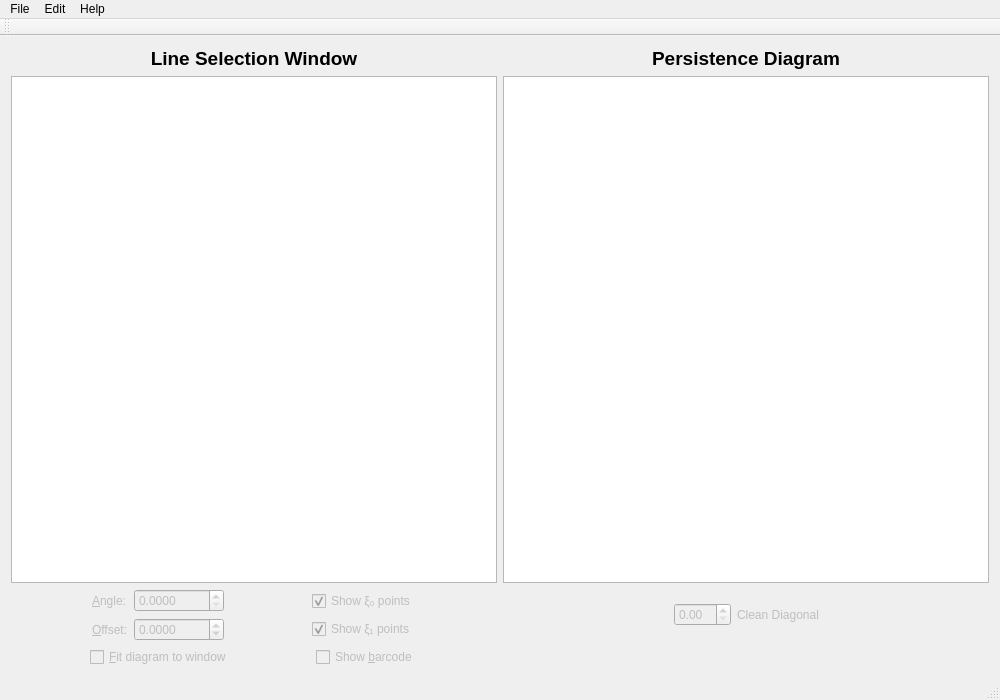
<?xml version="1.0" encoding="UTF-8"?>
<ui version="4.0">
 <class>VisualizationWindow</class>
 <widget class="QMainWindow" name="VisualizationWindow">
  <property name="geometry">
   <rect>
    <x>0</x>
    <y>0</y>
    <width>1000</width>
    <height>700</height>
   </rect>
  </property>
  <property name="windowTitle">
   <string>RIVET</string>
  </property>
  <widget class="QWidget" name="centralWidget">
   <layout class="QGridLayout" name="gridLayout_3">
    <item row="0" column="0">
     <layout class="QGridLayout" name="gridLayout_2">
      <item row="1" column="1">
       <widget class="QGraphicsView" name="pdView"/>
      </item>
      <item row="0" column="1">
       <widget class="QLabel" name="pdLabel">
        <property name="minimumSize">
         <size>
          <width>0</width>
          <height>0</height>
         </size>
        </property>
        <property name="font">
         <font>
          <pointsize>14</pointsize>
          <weight>75</weight>
          <bold>true</bold>
         </font>
        </property>
        <property name="text">
         <string>Persistence Diagram</string>
        </property>
        <property name="alignment">
         <set>Qt::AlignCenter</set>
        </property>
       </widget>
      </item>
      <item row="3" column="0">
       <layout class="QHBoxLayout" name="horizontalLayout_checkboxes">
        <item>
         <spacer name="horizontalSpacer_6">
          <property name="orientation">
           <enum>Qt::Horizontal</enum>
          </property>
          <property name="sizeHint" stdset="0">
           <size>
            <width>40</width>
            <height>20</height>
           </size>
          </property>
         </spacer>
        </item>
        <item>
         <widget class="QCheckBox" name="normCoordCheckBox">
          <property name="enabled">
           <bool>false</bool>
          </property>
          <property name="text">
           <string>&amp;Fit diagram to window</string>
          </property>
         </widget>
        </item>
        <item>
         <spacer name="horizontalSpacer_8">
          <property name="orientation">
           <enum>Qt::Horizontal</enum>
          </property>
          <property name="sizeHint" stdset="0">
           <size>
            <width>40</width>
            <height>20</height>
           </size>
          </property>
         </spacer>
        </item>
        <item>
         <widget class="QCheckBox" name="barcodeCheckBox">
          <property name="enabled">
           <bool>false</bool>
          </property>
          <property name="text">
           <string>Show &amp;barcode</string>
          </property>
         </widget>
        </item>
        <item>
         <spacer name="horizontalSpacer_7">
          <property name="orientation">
           <enum>Qt::Horizontal</enum>
          </property>
          <property name="sizeHint" stdset="0">
           <size>
            <width>40</width>
            <height>20</height>
           </size>
          </property>
         </spacer>
        </item>
       </layout>
      </item>
      <item row="0" column="0">
       <widget class="QLabel" name="sliceLabel">
        <property name="minimumSize">
         <size>
          <width>0</width>
          <height>0</height>
         </size>
        </property>
        <property name="font">
         <font>
          <pointsize>14</pointsize>
          <weight>75</weight>
          <bold>true</bold>
         </font>
        </property>
        <property name="text">
         <string>Line Selection Window</string>
        </property>
        <property name="alignment">
         <set>Qt::AlignCenter</set>
        </property>
       </widget>
      </item>
      <item row="1" column="0">
       <widget class="QGraphicsView" name="sliceView">
        <property name="verticalScrollBarPolicy">
         <enum>Qt::ScrollBarAsNeeded</enum>
        </property>
        <property name="horizontalScrollBarPolicy">
         <enum>Qt::ScrollBarAsNeeded</enum>
        </property>
       </widget>
      </item>
      <item row="2" column="0">
       <layout class="QHBoxLayout" name="horizontalLayout_2">
        <item>
         <spacer name="horizontalSpacer_2">
          <property name="orientation">
           <enum>Qt::Horizontal</enum>
          </property>
          <property name="sizeHint" stdset="0">
           <size>
            <width>40</width>
            <height>20</height>
           </size>
          </property>
         </spacer>
        </item>
        <item>
         <layout class="QGridLayout" name="gridLayout">
          <item row="1" column="2">
           <widget class="QDoubleSpinBox" name="offsetSpinBox">
            <property name="enabled">
             <bool>false</bool>
            </property>
            <property name="minimumSize">
             <size>
              <width>90</width>
              <height>0</height>
             </size>
            </property>
            <property name="decimals">
             <number>4</number>
            </property>
            <property name="minimum">
             <double>-1000.000000000000000</double>
            </property>
            <property name="maximum">
             <double>1000.000000000000000</double>
            </property>
            <property name="singleStep">
             <double>0.100000000000000</double>
            </property>
           </widget>
          </item>
          <item row="1" column="1">
           <widget class="QLabel" name="offsetLabel">
            <property name="enabled">
             <bool>false</bool>
            </property>
            <property name="text">
             <string>&amp;Offset:</string>
            </property>
            <property name="buddy">
             <cstring>offsetSpinBox</cstring>
            </property>
           </widget>
          </item>
          <item row="0" column="1">
           <widget class="QLabel" name="angleLabel">
            <property name="enabled">
             <bool>false</bool>
            </property>
            <property name="text">
             <string>&amp;Angle:</string>
            </property>
            <property name="buddy">
             <cstring>angleDoubleSpinBox</cstring>
            </property>
           </widget>
          </item>
          <item row="0" column="2">
           <widget class="QDoubleSpinBox" name="angleDoubleSpinBox">
            <property name="enabled">
             <bool>false</bool>
            </property>
            <property name="minimumSize">
             <size>
              <width>90</width>
              <height>0</height>
             </size>
            </property>
            <property name="decimals">
             <number>4</number>
            </property>
            <property name="maximum">
             <double>90.000000000000000</double>
            </property>
           </widget>
          </item>
         </layout>
        </item>
        <item>
         <spacer name="horizontalSpacer">
          <property name="orientation">
           <enum>Qt::Horizontal</enum>
          </property>
          <property name="sizeHint" stdset="0">
           <size>
            <width>20</width>
            <height>20</height>
           </size>
          </property>
         </spacer>
        </item>
        <item>
         <layout class="QVBoxLayout" name="verticalLayout">
          <item>
           <widget class="QCheckBox" name="xi0CheckBox">
            <property name="enabled">
             <bool>false</bool>
            </property>
            <property name="text">
             <string>Show ξ₀ points</string>
            </property>
            <property name="checked">
             <bool>true</bool>
            </property>
           </widget>
          </item>
          <item>
           <widget class="QCheckBox" name="xi1CheckBox">
            <property name="enabled">
             <bool>false</bool>
            </property>
            <property name="text">
             <string>Show ξ₁ points</string>
            </property>
            <property name="checked">
             <bool>true</bool>
            </property>
           </widget>
          </item>
         </layout>
        </item>
        <item>
         <spacer name="horizontalSpacer_3">
          <property name="orientation">
           <enum>Qt::Horizontal</enum>
          </property>
          <property name="sizeHint" stdset="0">
           <size>
            <width>40</width>
            <height>20</height>
           </size>
          </property>
         </spacer>
        </item>
       </layout>
      </item>
      <item row="2" column="1">
       <layout class="QHBoxLayout" name="horizontalLayout">
        <item>
         <spacer name="horizontalSpacer_4">
          <property name="orientation">
           <enum>Qt::Horizontal</enum>
          </property>
          <property name="sizeHint" stdset="0">
           <size>
            <width>40</width>
            <height>20</height>
           </size>
          </property>
         </spacer>
        </item>
        <item>
         <widget class="QDoubleSpinBox" name="doubleSpinBox">
          <property name="enabled">
           <bool>false</bool>
          </property>
         </widget>
        </item>
        <item>
         <widget class="QLabel" name="cleanDiagLabel">
          <property name="enabled">
           <bool>false</bool>
          </property>
          <property name="text">
           <string>Clean Diagonal</string>
          </property>
         </widget>
        </item>
        <item>
         <spacer name="horizontalSpacer_5">
          <property name="orientation">
           <enum>Qt::Horizontal</enum>
          </property>
          <property name="sizeHint" stdset="0">
           <size>
            <width>40</width>
            <height>20</height>
           </size>
          </property>
         </spacer>
        </item>
       </layout>
      </item>
     </layout>
    </item>
   </layout>
  </widget>
  <widget class="QMenuBar" name="menuBar">
   <property name="geometry">
    <rect>
     <x>0</x>
     <y>0</y>
     <width>1000</width>
     <height>25</height>
    </rect>
   </property>
   <widget class="QMenu" name="menuMain_Window">
    <property name="title">
     <string>File</string>
    </property>
    <addaction name="actionOpen"/>
    <addaction name="actionSave"/>
    <addaction name="separator"/>
    <addaction name="actionSave_line_selection_window_as_image"/>
    <addaction name="actionSave_persistence_diagram_as_image"/>
    <addaction name="separator"/>
    <addaction name="actionExit"/>
   </widget>
   <widget class="QMenu" name="menuHelp">
    <property name="title">
     <string>Help</string>
    </property>
    <addaction name="actionOnline_help"/>
    <addaction name="actionReport_bug"/>
    <addaction name="actionAbout"/>
   </widget>
   <widget class="QMenu" name="menuEdit">
    <property name="title">
     <string>Edit</string>
    </property>
    <addaction name="actionConfigure"/>
   </widget>
   <addaction name="menuMain_Window"/>
   <addaction name="menuEdit"/>
   <addaction name="menuHelp"/>
  </widget>
  <widget class="QToolBar" name="mainToolBar">
   <attribute name="toolBarArea">
    <enum>TopToolBarArea</enum>
   </attribute>
   <attribute name="toolBarBreak">
    <bool>false</bool>
   </attribute>
  </widget>
  <widget class="QStatusBar" name="statusBar"/>
  <action name="actionOpen">
   <property name="enabled">
    <bool>false</bool>
   </property>
   <property name="text">
    <string>Open computed data...</string>
   </property>
  </action>
  <action name="actionSave">
   <property name="checkable">
    <bool>false</bool>
   </property>
   <property name="enabled">
    <bool>true</bool>
   </property>
   <property name="text">
    <string>Save computed data...</string>
   </property>
  </action>
  <action name="actionExit">
   <property name="text">
    <string>Exit</string>
   </property>
  </action>
  <action name="actionAbout">
   <property name="text">
    <string>About RIVET...</string>
   </property>
  </action>
  <action name="actionConfigure">
   <property name="text">
    <string>Configure...</string>
   </property>
  </action>
  <action name="actionSave_persistence_diagram_as_image">
   <property name="text">
    <string>Export persistence diagram as image...</string>
   </property>
  </action>
  <action name="actionSave_line_selection_window_as_image">
   <property name="text">
    <string>Export line selection window as image...</string>
   </property>
  </action>
  <action name="actionOnline_help">
   <property name="enabled">
    <bool>false</bool>
   </property>
   <property name="text">
    <string>Online help</string>
   </property>
  </action>
  <action name="actionReport_bug">
   <property name="enabled">
    <bool>false</bool>
   </property>
   <property name="text">
    <string>Report bug...</string>
   </property>
  </action>
 </widget>
 <layoutdefault spacing="6" margin="11"/>
 <tabstops>
  <tabstop>sliceView</tabstop>
  <tabstop>pdView</tabstop>
  <tabstop>angleDoubleSpinBox</tabstop>
  <tabstop>offsetSpinBox</tabstop>
  <tabstop>xi0CheckBox</tabstop>
  <tabstop>xi1CheckBox</tabstop>
  <tabstop>normCoordCheckBox</tabstop>
  <tabstop>barcodeCheckBox</tabstop>
  <tabstop>doubleSpinBox</tabstop>
 </tabstops>
 <resources/>
 <connections/>
</ui>
